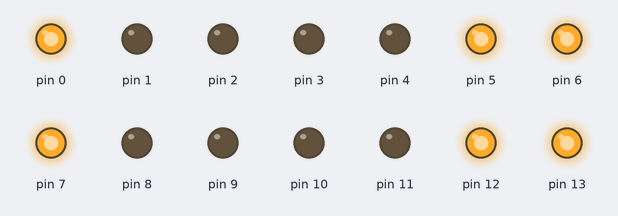
The sketch below on a simulated Arduino Uno, built with avr-gcc and run on an emulated ATmega328P. On the bench: output pins drawn as LEDs (lit = HIGH).

Above: at 1.1 s.
At 1.5 s:
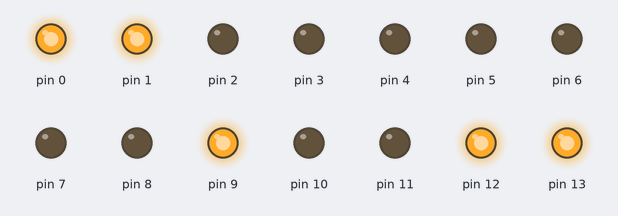
At 1.9 s:
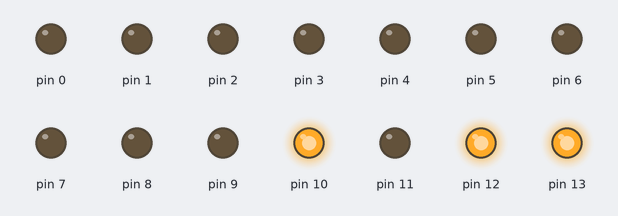
At 2.8 s:
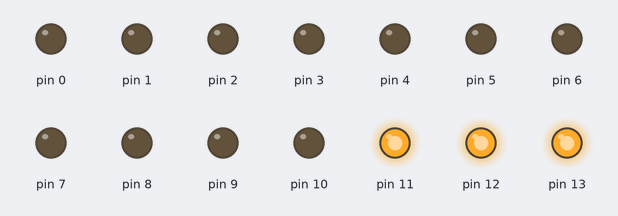
At 3.7 s:
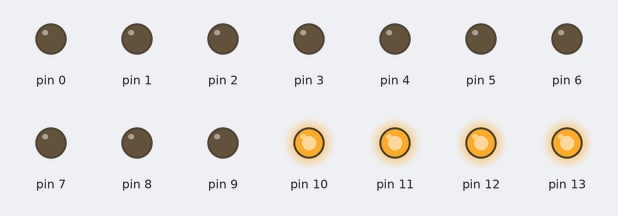
At 4.6 s:
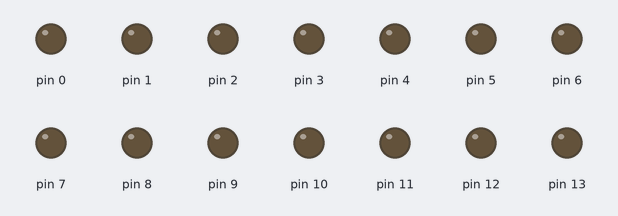
Timing chart, 0 to 6.1 s (numbered marks = the images above):
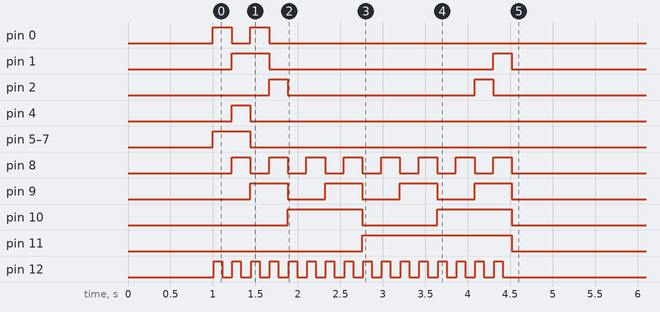

The sketch:

SimpleArduino8BitComputerProgrammer.ino
```cpp
void setup() {
  //Set pins.
  pinMode(0, OUTPUT);
  pinMode(1, OUTPUT);
  pinMode(2, OUTPUT);
  pinMode(3, OUTPUT);
  pinMode(4, OUTPUT);
  pinMode(5, OUTPUT);
  pinMode(6, OUTPUT);
  pinMode(7, OUTPUT);
  pinMode(8, OUTPUT);
  pinMode(9, OUTPUT);
  pinMode(10, OUTPUT);
  pinMode(11, OUTPUT);
  pinMode(12, OUTPUT);
  pinMode(13, OUTPUT);

  //Array containing your machine code.
  int dataArray [16][12]{
        //LSB                 MSB     MEM. ADDR.
        { 1, 0, 0, 0,  0, 1, 1, 1,    0, 0, 0, 0},  //1
        { 0, 1, 0, 0,  1, 1, 1, 1,    1, 0, 0, 0},  //2
        { 1, 1, 0, 0,  0, 0, 0, 0,    0, 1, 0, 0},  //3
        { 0, 0, 1, 0,  0, 0, 0, 0,    1, 1, 0, 0},  //4
        { 0, 0, 0, 0,  0, 0, 0, 0,    0, 0, 1, 0},  //5
        { 0, 0, 0, 0,  0, 0, 0, 0,    1, 0, 1, 0},  //6
        { 0, 0, 0, 0,  0, 0, 0, 0,    0, 1, 1, 0},  //7
        { 0, 0, 0, 0,  0, 0, 0, 0,    1, 1, 1, 0},  //8
        { 0, 0, 0, 0,  0, 0, 0, 0,    0, 0, 0, 1},  //9
        { 0, 0, 0, 0,  0, 0, 0, 0,    1, 0, 0, 1},  //10
        { 0, 0, 0, 0,  0, 0, 0, 0,    0, 1, 0, 1},  //11
        { 0, 0, 0, 0,  0, 0, 0, 0,    1, 1, 0, 1},  //12
        { 0, 0, 0, 0,  0, 0, 0, 0,    0, 0, 1, 1},  //13
        { 0, 0, 0, 0,  0, 0, 0, 0,    1, 0, 1, 1},  //14
        { 0, 0, 1, 0,  0, 0, 0, 0,    0, 1, 1, 1},  //15
        { 0, 1, 0, 0,  0, 0, 0, 0,    1, 1, 1, 1},  //16
  };

  delay(1000);
  writeToRAM(dataArray);
  resetLines();
}

void loop() {

}

static void resetLines(){
  //Bus
  digitalWrite(0, LOW);
  digitalWrite(1, LOW);
  digitalWrite(2, LOW);
  digitalWrite(3, LOW);
  digitalWrite(4, LOW);
  digitalWrite(5, LOW);
  digitalWrite(6, LOW);
  digitalWrite(7, LOW);

  //RAM Adress
  digitalWrite(8, LOW);
  digitalWrite(9, LOW);
  digitalWrite(10, LOW);
  digitalWrite(11, LOW);

  //CLK
  digitalWrite(12, LOW);

  //RAM RE
  digitalWrite(13, LOW);
}

static void writeToRAM(int dataArray [16][12] ){
  //Iterate through the machine code array and toggle the appropriate pins.
  for(int i = 0; i < 16; i++){
      //Bus
      digitalWrite(0, getState(dataArray[i][0]));
      digitalWrite(1, getState(dataArray[i][1]));
      digitalWrite(2, getState(dataArray[i][2]));
      digitalWrite(3, getState(dataArray[i][3]));
      digitalWrite(4, getState(dataArray[i][4]));
      digitalWrite(5, getState(dataArray[i][5]));
      digitalWrite(6, getState(dataArray[i][6]));
      digitalWrite(7, getState(dataArray[i][7]));

      //RAM Adress
      digitalWrite(8, getState(dataArray[i][8]));
      digitalWrite(9, getState(dataArray[i][9]));
      digitalWrite(10, getState(dataArray[i][10]));
      digitalWrite(11, getState(dataArray[i][11]));


      //RAM RE
      digitalWrite(13, HIGH);
      delay(10);

      //Delay clock so the data can get to the destination before the rising edge of the clock.
      //delay(100);

      //CLK
      digitalWrite(12, HIGH);
      delay(100);
      digitalWrite(12, LOW);
      delay(10);

      //RAM RE
      digitalWrite(13, LOW);

      //Delay before next program cycle.
      delay(100);
  }
}

static bool getState(int bitValue){
    if(bitValue == 0){
      return false;
    }else{
      return true;
    }
}
```
